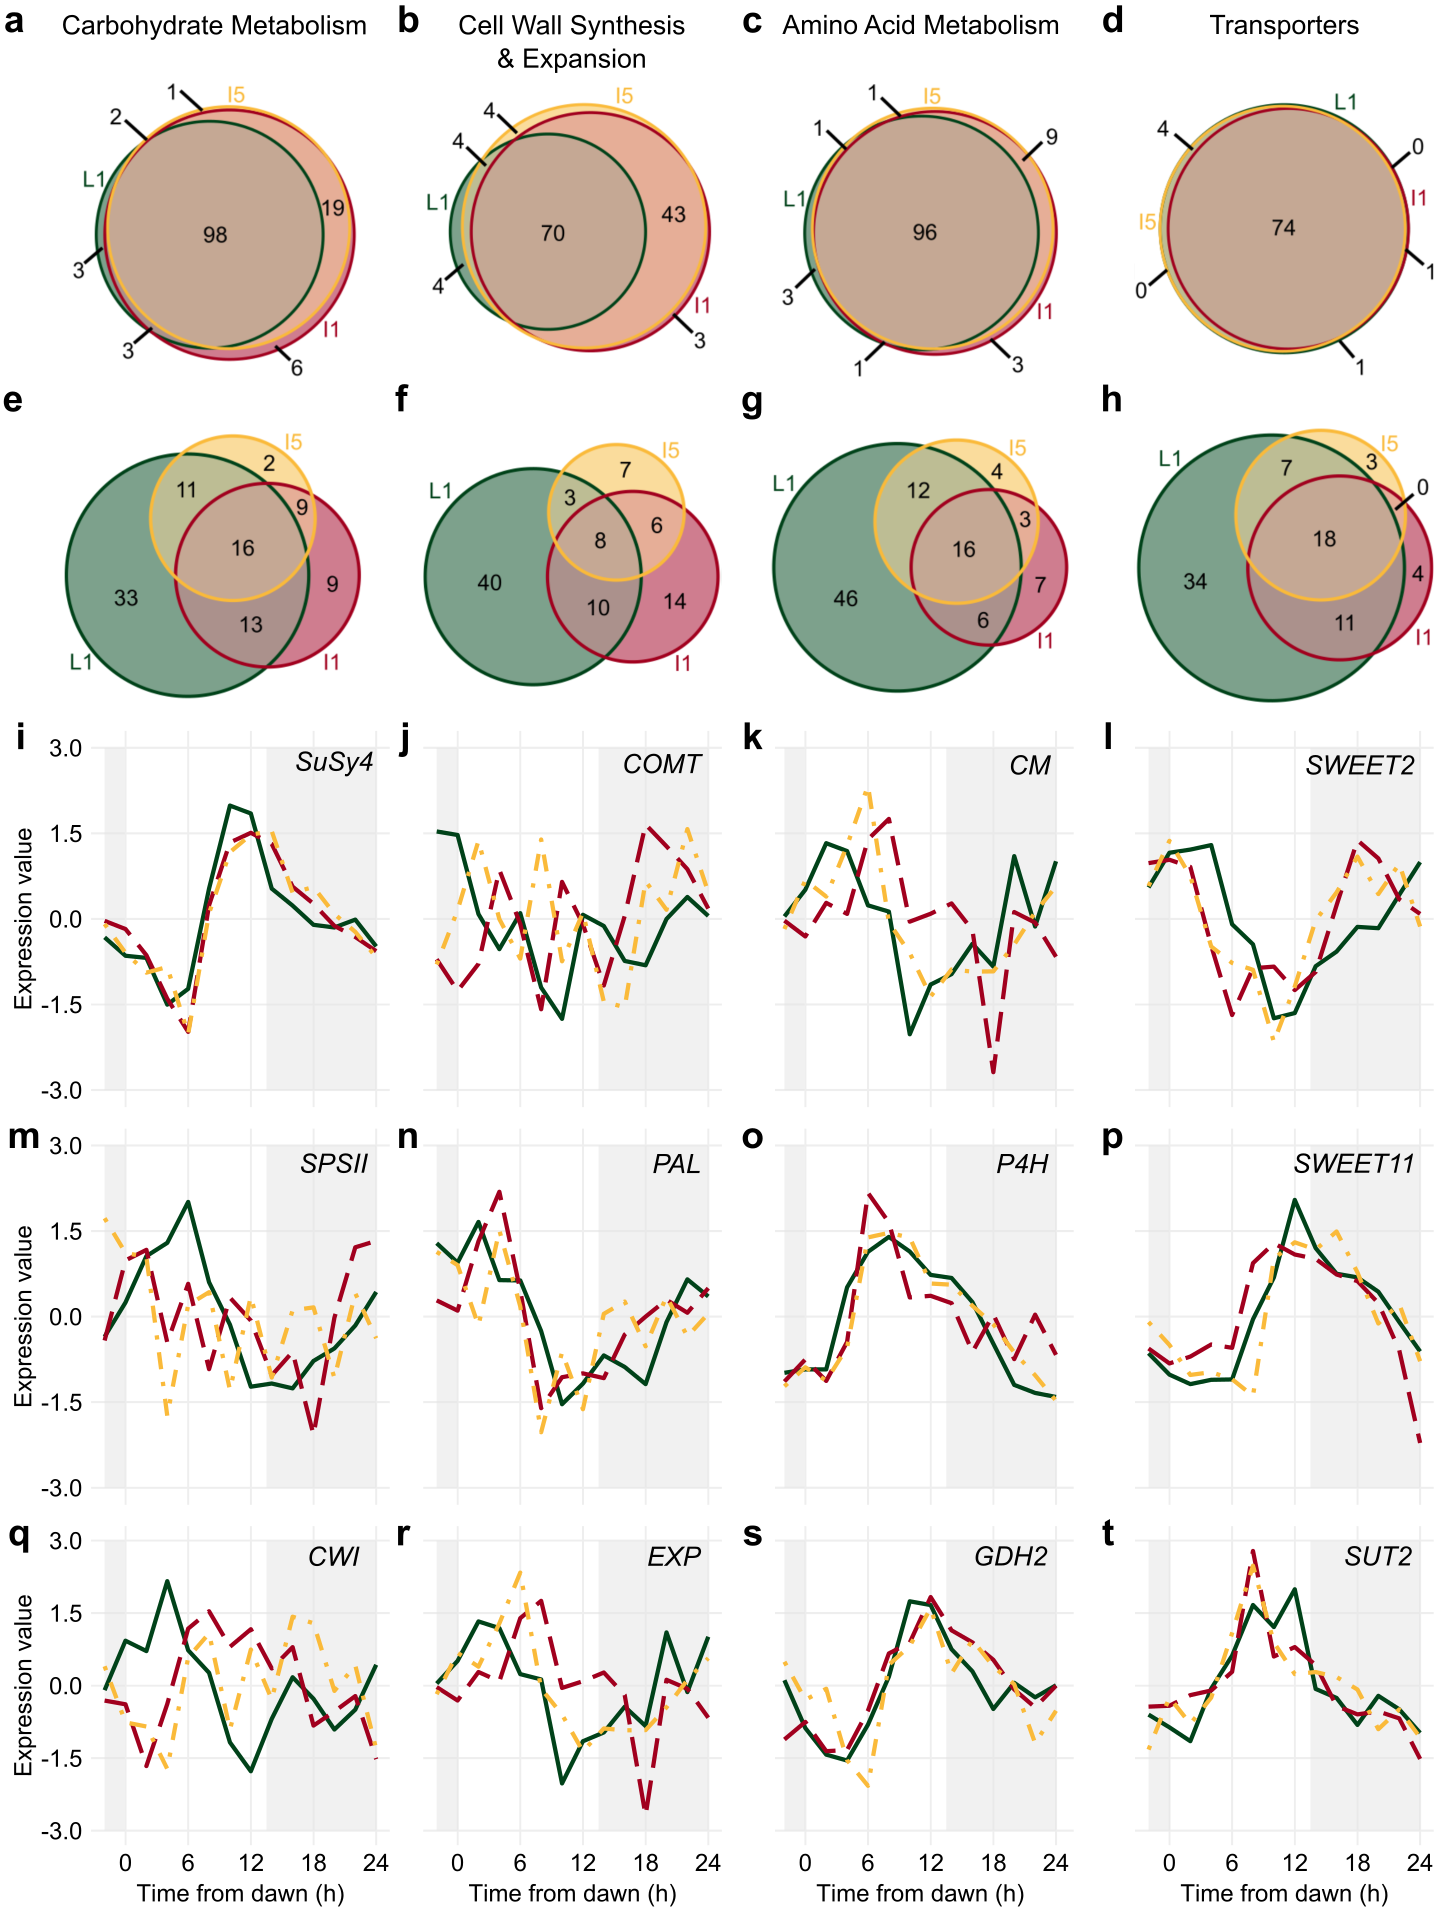

Write the R code that produced this figure.
library(ggplot2)
library(scales)
library(reshape2)
library(cowplot)
library(png)
library(grid)
library(RColorBrewer)


f1 = "#00441b"
e1 = "#a20021"
e5 = "#fabc3c"
f1_line = "solid"
e1_line = "longdash"
e5_line = "dotdash"

timecourses_SuSy = read.csv("FigureS6_SuSy_timecourses.txt", sep="\t")
names(timecourses_SuSy) [names(timecourses_SuSy) == "leaf..1"] <- "leaf +1"
names(timecourses_SuSy) [names(timecourses_SuSy) == "internode.1"] <- "internode1"
names(timecourses_SuSy) [names(timecourses_SuSy) == "internode.5"] <- "internode5"

timecourses2_SuSy <- melt(timecourses_SuSy, id.vars="Hour")
names(timecourses2_SuSy) [names(timecourses2_SuSy) == "value"] <- "Expression"
names(timecourses2_SuSy) [names(timecourses2_SuSy) == "variable"] <- "Organ"

SuSy <- ggplot(data=timecourses2_SuSy, aes(x=Hour, y=Expression, group=Organ)) +
  annotate("rect", xmin = -2, xmax = 0, ymin = -3, ymax = 3, alpha = .5, fill = "#e3e3e3")+
  annotate("rect", xmin = 13.5, xmax = 24, ymin = -3, ymax = 3, alpha = .5, fill = "#e3e3e3")+
  geom_line(aes(col=Organ, linetype=Organ), size = 1.5) +
  annotate("text", x = 21, y = 2.7, label = "italic(SuSy4)", size = 7, parse = TRUE)+
  scale_colour_manual(values=c(f1,e1,e5))+
  scale_linetype_manual(values=c(f1_line, e1_line, e5_line)) +
  scale_x_continuous(breaks=seq(0,24,6), name="Time from dawn (h)", limits=c(-2, 24))+
  scale_y_continuous(breaks=seq(-3,3,1.5), name="Expression value", limits=c(-3, 3))+
  theme(panel.grid.major = element_line(colour = "#efefef", size = 0.75), 
        text = element_text(size=18), 
        axis.ticks = element_blank(),
        axis.line = element_blank(),
        #axis.text.x = element_text(size=18),
        axis.text.x = element_blank(),
        axis.title.x = element_blank(),
        axis.text.y = element_text(size=18),
        legend.position="none")

timecourses_SPSII = read.csv("FigureS6_SPSII_timecourses.txt", sep="\t")
names(timecourses_SPSII) [names(timecourses_SPSII) == "leaf..1"] <- "leaf +1"
names(timecourses_SPSII) [names(timecourses_SPSII) == "internode.1"] <- "internode1"
names(timecourses_SPSII) [names(timecourses_SPSII) == "internode.5"] <- "internode5"

timecourses2_SPSII <- melt(timecourses_SPSII, id.vars="Hour")
names(timecourses2_SPSII) [names(timecourses2_SPSII) == "value"] <- "Expression"
names(timecourses2_SPSII) [names(timecourses2_SPSII) == "variable"] <- "Organ"

SPSII <- ggplot(data=timecourses2_SPSII, aes(x=Hour, y=Expression, group=Organ)) +
  annotate("rect", xmin = -2, xmax = 0, ymin = -3, ymax = 3, alpha = .5, fill = "#e3e3e3")+
  annotate("rect", xmin = 13.5, xmax = 24, ymin = -3, ymax = 3, alpha = .5, fill = "#e3e3e3")+
  geom_line(aes(col=Organ, linetype=Organ), size = 1.5) +
  annotate("text", x = 21, y = 2.7, label = "italic(SPSII)", size = 7, parse = TRUE)+
  scale_colour_manual(values=c(f1,e1,e5))+
  scale_linetype_manual(values=c(f1_line, e1_line, e5_line)) +
  scale_x_continuous(breaks=seq(0,24,6), name="Time from dawn (h)", limits=c(-2, 24))+
  scale_y_continuous(breaks=seq(-3,3,1.5), name="Expression value", limits=c(-3, 3))+
  theme(panel.grid.major = element_line(colour = "#efefef", size = 0.75), 
        text = element_text(size=18), 
        axis.ticks = element_blank(),
        axis.line = element_blank(),
        #axis.text.x = element_text(size=18),
        axis.text.x = element_blank(),
        axis.title.x = element_blank(),
        axis.text.y = element_text(size=18),
        legend.position="none")

timecourses_INV = read.csv("FigureS6_INV_timecourses.txt", sep="\t")
names(timecourses_INV) [names(timecourses_INV) == "leaf..1"] <- "leaf +1"
names(timecourses_INV) [names(timecourses_INV) == "internode.1"] <- "internode1"
names(timecourses_INV) [names(timecourses_INV) == "internode.5"] <- "internode5"

timecourses2_INV <- melt(timecourses_INV, id.vars="Hour")
names(timecourses2_INV) [names(timecourses2_INV) == "value"] <- "Expression"
names(timecourses2_INV) [names(timecourses2_INV) == "variable"] <- "Organ"

INV <- ggplot(data=timecourses2_INV, aes(x=Hour, y=Expression, group=Organ)) +
  annotate("rect", xmin = -2, xmax = 0, ymin = -3, ymax = 3, alpha = .5, fill = "#e3e3e3")+
  annotate("rect", xmin = 13.5, xmax = 24, ymin = -3, ymax = 3, alpha = .5, fill = "#e3e3e3")+
  geom_line(aes(col=Organ, linetype=Organ), size = 1.5) +
  annotate("text", x = 21, y = 2.7, label = "italic(INV)", size = 7, parse = TRUE)+
  scale_colour_manual(values=c(f1,e1,e5))+
  scale_linetype_manual(values=c(f1_line, e1_line, e5_line)) +
  scale_x_continuous(breaks=seq(0,24,6), name="Time from dawn (h)", limits=c(-2, 24))+
  scale_y_continuous(breaks=seq(-3,3,1.5), name="Expression value", limits=c(-3, 3))+
  theme(panel.grid.major = element_line(colour = "#efefef", size = 0.75), 
        text = element_text(size=18), 
        axis.ticks = element_blank(),
        axis.line = element_blank(),
        axis.text.x = element_text(size=18),
        #axis.text.x = element_blank(),
        #axis.title.x = element_blank(),
        axis.text.y = element_text(size=18),
        legend.position="none")

timecourses_SWEET2 = read.csv("FigureS6_SWEET2_timecourses.txt", sep="\t")
names(timecourses_SWEET2) [names(timecourses_SWEET2) == "leaf..1"] <- "leaf +1"
names(timecourses_SWEET2) [names(timecourses_SWEET2) == "internode.1"] <- "internode1"
names(timecourses_SWEET2) [names(timecourses_SWEET2) == "internode.5"] <- "internode5"

timecourses2_SWEET2 <- melt(timecourses_SWEET2, id.vars="Hour")
names(timecourses2_SWEET2) [names(timecourses2_SWEET2) == "value"] <- "Expression"
names(timecourses2_SWEET2) [names(timecourses2_SWEET2) == "variable"] <- "Organ"

SWEET2 <- ggplot(data=timecourses2_SWEET2, aes(x=Hour, y=Expression, group=Organ)) +
  annotate("rect", xmin = -2, xmax = 0, ymin = -3, ymax = 3, alpha = .5, fill = "#e3e3e3")+
  annotate("rect", xmin = 13.5, xmax = 24, ymin = -3, ymax = 3, alpha = .5, fill = "#e3e3e3")+
  geom_line(aes(col=Organ, linetype=Organ), size = 1.5) +
  annotate("text", x = 21, y = 2.7, label = "italic(SWEET2)", size = 7, parse = TRUE)+
  scale_colour_manual(values=c(f1,e1,e5))+
  scale_linetype_manual(values=c(f1_line, e1_line, e5_line)) +
  scale_x_continuous(breaks=seq(0,24,6), name="Time from dawn (h)", limits=c(-2, 24))+
  scale_y_continuous(breaks=seq(-3,3,1.5), name="Expression value", limits=c(-3, 3))+
  theme(panel.grid.major = element_line(colour = "#efefef", size = 0.75), 
        text = element_text(size=18), 
        axis.ticks = element_blank(),
        axis.line = element_blank(),
        #axis.text.x = element_text(size=18),
        axis.text.x = element_blank(),
        axis.title.x = element_blank(),
        #axis.text.y = element_text(size=18),
        axis.text.y = element_blank(),
        axis.title.y = element_blank(),
        legend.position="none")

timecourses_SWEET11 = read.csv("FigureS6_SWEET11_timecourses.txt", sep="\t")
names(timecourses_SWEET11) [names(timecourses_SWEET11) == "leaf..1"] <- "leaf +1"
names(timecourses_SWEET11) [names(timecourses_SWEET11) == "internode.1"] <- "internode1"
names(timecourses_SWEET11) [names(timecourses_SWEET11) == "internode.5"] <- "internode5"

timecourses2_SWEET11 <- melt(timecourses_SWEET11, id.vars="Hour")
names(timecourses2_SWEET11) [names(timecourses2_SWEET11) == "value"] <- "Expression"
names(timecourses2_SWEET11) [names(timecourses2_SWEET11) == "variable"] <- "Organ"

SWEET11 <- ggplot(data=timecourses2_SWEET11, aes(x=Hour, y=Expression, group=Organ)) +
  annotate("rect", xmin = -2, xmax = 0, ymin = -3, ymax = 3, alpha = .5, fill = "#e3e3e3")+
  annotate("rect", xmin = 13.5, xmax = 24, ymin = -3, ymax = 3, alpha = .5, fill = "#e3e3e3")+
  geom_line(aes(col=Organ, linetype=Organ), size = 1.5) +
  annotate("text", x = 21, y = 2.7, label = "italic(SWEET11)", size = 7, parse = TRUE)+
  scale_colour_manual(values=c(f1,e1,e5))+
  scale_linetype_manual(values=c(f1_line, e1_line, e5_line)) +
  scale_x_continuous(breaks=seq(0,24,6), name="Time from dawn (h)", limits=c(-2, 24))+
  scale_y_continuous(breaks=seq(-3,3,1.5), name="Expression value", limits=c(-3, 3))+
  theme(panel.grid.major = element_line(colour = "#efefef", size = 0.75), 
        text = element_text(size=18), 
        axis.ticks = element_blank(),
        axis.line = element_blank(),
        #axis.text.x = element_text(size=18),
        axis.text.x = element_blank(),
        axis.title.x = element_blank(),
        #axis.text.y = element_text(size=18),
        axis.text.y = element_blank(),
        axis.title.y = element_blank(),
        legend.position="none")

timecourses_SUT2 = read.csv("FigureS6_SUT2_timecourses.txt", sep="\t")
names(timecourses_SUT2) [names(timecourses_SUT2) == "leaf..1"] <- "leaf +1"
names(timecourses_SUT2) [names(timecourses_SUT2) == "internode.1"] <- "internode1"
names(timecourses_SUT2) [names(timecourses_SUT2) == "internode.5"] <- "internode5"

timecourses2_SUT2 <- melt(timecourses_SUT2, id.vars="Hour")
names(timecourses2_SUT2) [names(timecourses2_SUT2) == "value"] <- "Expression"
names(timecourses2_SUT2) [names(timecourses2_SUT2) == "variable"] <- "Organ"

SUT2 <- ggplot(data=timecourses2_SUT2, aes(x=Hour, y=Expression, group=Organ)) +
  annotate("rect", xmin = -2, xmax = 0, ymin = -3, ymax = 3, alpha = .5, fill = "#e3e3e3")+
  annotate("rect", xmin = 13.5, xmax = 24, ymin = -3, ymax = 3, alpha = .5, fill = "#e3e3e3")+
  geom_line(aes(col=Organ, linetype=Organ), size = 1.5) +
  annotate("text", x = 21, y = 2.7, label = "italic(SUT2)", size = 7, parse = TRUE)+
  scale_colour_manual(values=c(f1,e1,e5))+
  scale_linetype_manual(values=c(f1_line, e1_line, e5_line)) +
  scale_x_continuous(breaks=seq(0,24,6), name="Time from dawn (h)", limits=c(-2, 24))+
  scale_y_continuous(breaks=seq(-3,3,1.5), name="Expression value", limits=c(-3, 3))+
  theme(panel.grid.major = element_line(colour = "#efefef", size = 0.75), 
        text = element_text(size=18), 
        axis.ticks = element_blank(),
        axis.line = element_blank(),
        axis.text.x = element_text(size=18),
        #axis.text.x = element_blank(),
        #axis.title.x = element_blank(),
        #axis.text.y = element_text(size=18),
        axis.text.y = element_blank(),
        axis.title.y = element_blank(),
        legend.position="none")

timecourses_COMT = read.csv("FigureS6_COMT_timecourses.txt", sep="\t")
names(timecourses_COMT) [names(timecourses_COMT) == "leaf..1"] <- "leaf +1"
names(timecourses_COMT) [names(timecourses_COMT) == "internode.1"] <- "internode1"
names(timecourses_COMT) [names(timecourses_COMT) == "internode.5"] <- "internode5"

timecourses2_COMT <- melt(timecourses_COMT, id.vars="Hour")
names(timecourses2_COMT) [names(timecourses2_COMT) == "value"] <- "Expression"
names(timecourses2_COMT) [names(timecourses2_COMT) == "variable"] <- "Organ"

COMT <- ggplot(data=timecourses2_COMT, aes(x=Hour, y=Expression, group=Organ)) +
  annotate("rect", xmin = -2, xmax = 0, ymin = -3, ymax = 3, alpha = .5, fill = "#e3e3e3")+
  annotate("rect", xmin = 13.5, xmax = 24, ymin = -3, ymax = 3, alpha = .5, fill = "#e3e3e3")+
  geom_line(aes(col=Organ, linetype=Organ), size = 1.5) +
  annotate("text", x = 21, y = 2.7, label = "italic(COMT)", size = 7, parse = TRUE)+
  scale_colour_manual(values=c(f1,e1,e5))+
  scale_linetype_manual(values=c(f1_line, e1_line, e5_line)) +
  scale_x_continuous(breaks=seq(0,24,6), name="Time from dawn (h)", limits=c(-2, 24))+
  scale_y_continuous(breaks=seq(-3,3,1.5), name="Expression value", limits=c(-3, 3))+
  theme(panel.grid.major = element_line(colour = "#efefef", size = 0.75), 
        text = element_text(size=18), 
        axis.ticks = element_blank(),
        axis.line = element_blank(),
        #axis.text.x = element_text(size=18),
        axis.text.x = element_blank(),
        axis.title.x = element_blank(),
        #axis.text.y = element_text(size=18),
        axis.text.y = element_blank(),
        axis.title.y = element_blank(),
        legend.position="none")

timecourses_PAL = read.csv("FigureS6_PAL_timecourses.txt", sep="\t")
names(timecourses_PAL) [names(timecourses_PAL) == "leaf..1"] <- "leaf +1"
names(timecourses_PAL) [names(timecourses_PAL) == "internode.1"] <- "internode1"
names(timecourses_PAL) [names(timecourses_PAL) == "internode.5"] <- "internode5"

timecourses2_PAL <- melt(timecourses_PAL, id.vars="Hour")
names(timecourses2_PAL) [names(timecourses2_PAL) == "value"] <- "Expression"
names(timecourses2_PAL) [names(timecourses2_PAL) == "variable"] <- "Organ"

PAL <- ggplot(data=timecourses2_PAL, aes(x=Hour, y=Expression, group=Organ)) +
  annotate("rect", xmin = -2, xmax = 0, ymin = -3, ymax = 3, alpha = .5, fill = "#e3e3e3")+
  annotate("rect", xmin = 13.5, xmax = 24, ymin = -3, ymax = 3, alpha = .5, fill = "#e3e3e3")+
  geom_line(aes(col=Organ, linetype=Organ), size = 1.5) +
  annotate("text", x = 21, y = 2.7, label = "italic(PAL)", size = 7, parse = TRUE)+
  scale_colour_manual(values=c(f1,e1,e5))+
  scale_linetype_manual(values=c(f1_line, e1_line, e5_line)) +
  scale_x_continuous(breaks=seq(0,24,6), name="Time from dawn (h)", limits=c(-2, 24))+
  scale_y_continuous(breaks=seq(-3,3,1.5), name="Expression value", limits=c(-3, 3))+
  theme(panel.grid.major = element_line(colour = "#efefef", size = 0.75), 
        text = element_text(size=18), 
        axis.ticks = element_blank(),
        axis.line = element_blank(),
        #axis.text.x = element_text(size=18),
        axis.text.x = element_blank(),
        axis.title.x = element_blank(),
        #axis.text.y = element_text(size=18),
        axis.text.y = element_blank(),
        axis.title.y = element_blank(),
        legend.position="none")

timecourses_EXP = read.csv("FigureS6_EXP_timecourses.txt", sep="\t")
names(timecourses_EXP) [names(timecourses_EXP) == "leaf..1"] <- "leaf +1"
names(timecourses_EXP) [names(timecourses_EXP) == "internode.1"] <- "internode1"
names(timecourses_EXP) [names(timecourses_EXP) == "internode.5"] <- "internode5"

timecourses2_EXP <- melt(timecourses_EXP, id.vars="Hour")
names(timecourses2_EXP) [names(timecourses2_EXP) == "value"] <- "Expression"
names(timecourses2_EXP) [names(timecourses2_EXP) == "variable"] <- "Organ"

EXP <- ggplot(data=timecourses2_EXP, aes(x=Hour, y=Expression, group=Organ)) +
  annotate("rect", xmin = -2, xmax = 0, ymin = -3, ymax = 3, alpha = .5, fill = "#e3e3e3")+
  annotate("rect", xmin = 13.5, xmax = 24, ymin = -3, ymax = 3, alpha = .5, fill = "#e3e3e3")+
  geom_line(aes(col=Organ, linetype=Organ), size = 1.5) +
  annotate("text", x = 21, y = 2.7, label = "italic(EXP)", size = 7, parse = TRUE)+
  scale_colour_manual(values=c(f1,e1,e5))+
  scale_linetype_manual(values=c(f1_line, e1_line, e5_line)) +
  scale_x_continuous(breaks=seq(0,24,6), name="Time from dawn (h)", limits=c(-2, 24))+
  scale_y_continuous(breaks=seq(-3,3,1.5), name="Expression value", limits=c(-3, 3))+
  theme(panel.grid.major = element_line(colour = "#efefef", size = 0.75), 
        text = element_text(size=18), 
        axis.ticks = element_blank(),
        axis.line = element_blank(),
        axis.text.x = element_text(size=18),
        #axis.text.x = element_blank(),
        #axis.title.x = element_blank(),
        #axis.text.y = element_text(size=18),
        axis.text.y = element_blank(),
        axis.title.y = element_blank(),
        legend.position="none")

timecourses_CM = read.csv("FigureS6_CM_timecourses.txt", sep="\t")
names(timecourses_CM) [names(timecourses_CM) == "leaf..1"] <- "leaf +1"
names(timecourses_CM) [names(timecourses_CM) == "internode.1"] <- "internode1"
names(timecourses_CM) [names(timecourses_CM) == "internode.5"] <- "internode5"

timecourses2_CM <- melt(timecourses_CM, id.vars="Hour")
names(timecourses2_CM) [names(timecourses2_CM) == "value"] <- "CMression"
names(timecourses2_CM) [names(timecourses2_CM) == "variable"] <- "Organ"

CM <- ggplot(data=timecourses2_CM, aes(x=Hour, y=CMression, group=Organ)) +
  annotate("rect", xmin = -2, xmax = 0, ymin = -3, ymax = 3, alpha = .5, fill = "#e3e3e3")+
  annotate("rect", xmin = 13.5, xmax = 24, ymin = -3, ymax = 3, alpha = .5, fill = "#e3e3e3")+
  geom_line(aes(col=Organ, linetype=Organ), size = 1.5) +
  annotate("text", x = 21, y = 2.7, label = "italic(CM)", size = 7, parse = TRUE)+
  scale_colour_manual(values=c(f1,e1,e5))+
  scale_linetype_manual(values=c(f1_line, e1_line, e5_line)) +
  scale_x_continuous(breaks=seq(0,24,6), name="Time from dawn (h)", limits=c(-2, 24))+
  scale_y_continuous(breaks=seq(-3,3,1.5), name="CMression value", limits=c(-3, 3))+
  theme(panel.grid.major = element_line(colour = "#efefef", size = 0.75), 
        text = element_text(size=18), 
        axis.ticks = element_blank(),
        axis.line = element_blank(),
        #axis.text.x = element_text(size=18),
        axis.text.x = element_blank(),
        axis.title.x = element_blank(),
        #axis.text.y = element_text(size=18),
        axis.text.y = element_blank(),
        axis.title.y = element_blank(),
        legend.position="none")

timecourses_P4H = read.csv("FigureS6_P4H_timecourses.txt", sep="\t")
names(timecourses_P4H) [names(timecourses_P4H) == "leaf..1"] <- "leaf +1"
names(timecourses_P4H) [names(timecourses_P4H) == "internode.1"] <- "internode1"
names(timecourses_P4H) [names(timecourses_P4H) == "internode.5"] <- "internode5"

timecourses2_P4H <- melt(timecourses_P4H, id.vars="Hour")
names(timecourses2_P4H) [names(timecourses2_P4H) == "value"] <- "P4Hression"
names(timecourses2_P4H) [names(timecourses2_P4H) == "variable"] <- "Organ"

P4H <- ggplot(data=timecourses2_P4H, aes(x=Hour, y=P4Hression, group=Organ)) +
  annotate("rect", xmin = -2, xmax = 0, ymin = -3, ymax = 3, alpha = .5, fill = "#e3e3e3")+
  annotate("rect", xmin = 13.5, xmax = 24, ymin = -3, ymax = 3, alpha = .5, fill = "#e3e3e3")+
  geom_line(aes(col=Organ, linetype=Organ), size = 1.5) +
  annotate("text", x = 21, y = 2.7, label = "italic(P4H)", size = 7, parse = TRUE)+
  scale_colour_manual(values=c(f1,e1,e5))+
  scale_linetype_manual(values=c(f1_line, e1_line, e5_line)) +
  scale_x_continuous(breaks=seq(0,24,6), name="Time from dawn (h)", limits=c(-2, 24))+
  scale_y_continuous(breaks=seq(-3,3,1.5), name="P4Hression value", limits=c(-3, 3))+
  theme(panel.grid.major = element_line(colour = "#efefef", size = 0.75), 
        text = element_text(size=18), 
        axis.ticks = element_blank(),
        axis.line = element_blank(),
        #axis.text.x = element_text(size=18),
        axis.text.x = element_blank(),
        axis.title.x = element_blank(),
        #axis.text.y = element_text(size=18),
        axis.text.y = element_blank(),
        axis.title.y = element_blank(),
        legend.position="none")

timecourses_GDH2 = read.csv("FigureS6_GDH2_timecourses.txt", sep="\t")
names(timecourses_GDH2) [names(timecourses_GDH2) == "leaf..1"] <- "leaf +1"
names(timecourses_GDH2) [names(timecourses_GDH2) == "internode.1"] <- "internode1"
names(timecourses_GDH2) [names(timecourses_GDH2) == "internode.5"] <- "internode5"

timecourses2_GDH2 <- melt(timecourses_GDH2, id.vars="Hour")
names(timecourses2_GDH2) [names(timecourses2_GDH2) == "value"] <- "GDH2ression"
names(timecourses2_GDH2) [names(timecourses2_GDH2) == "variable"] <- "Organ"

GDH2 <- ggplot(data=timecourses2_GDH2, aes(x=Hour, y=GDH2ression, group=Organ)) +
  annotate("rect", xmin = -2, xmax = 0, ymin = -3, ymax = 3, alpha = .5, fill = "#e3e3e3")+
  annotate("rect", xmin = 13.5, xmax = 24, ymin = -3, ymax = 3, alpha = .5, fill = "#e3e3e3")+
  geom_line(aes(col=Organ, linetype=Organ), size = 1.5) +
  annotate("text", x = 21, y = 2.7, label = "italic(GDH2)", size = 7, parse = TRUE)+
  scale_colour_manual(values=c(f1,e1,e5))+
  scale_linetype_manual(values=c(f1_line, e1_line, e5_line)) +
  scale_x_continuous(breaks=seq(0,24,6), name="Time from dawn (h)", limits=c(-2, 24))+
  scale_y_continuous(breaks=seq(-3,3,1.5), name="GDH2ression value", limits=c(-3, 3))+
  theme(panel.grid.major = element_line(colour = "#efefef", size = 0.75), 
        text = element_text(size=18), 
        axis.ticks = element_blank(),
        axis.line = element_blank(),
        axis.text.x = element_text(size=18),
        #axis.text.x = element_blank(),
        #axis.title.x = element_blank(),
        #axis.text.y = element_text(size=18),
        axis.text.y = element_blank(),
        axis.title.y = element_blank(),
        legend.position="none")


img <- readPNG("FigureS6_Carbs_expressed.png")
g <- rasterGrob(img, interpolate=TRUE)
Carbs_expressed <- ggplot() + geom_blank() + annotation_custom(g, xmin=-Inf, xmax=Inf, ymin=-Inf, ymax=Inf)

img <- readPNG("FigureS6_Carbs_rhythmic.png")
g <- rasterGrob(img, interpolate=TRUE)
Carbs_rhythmic <- ggplot() + geom_blank() + annotation_custom(g, xmin=-Inf, xmax=Inf, ymin=-Inf, ymax=Inf)

img <- readPNG("FigureS6_CellWall_expressed.png")
g <- rasterGrob(img, interpolate=TRUE)
CellWall_expressed <- ggplot() + geom_blank() + annotation_custom(g, xmin=-Inf, xmax=Inf, ymin=-Inf, ymax=Inf)

img <- readPNG("FigureS6_CellWall_rhythmic.png")
g <- rasterGrob(img, interpolate=TRUE)
CellWall_rhythmic <- ggplot() + geom_blank() + annotation_custom(g, xmin=-Inf, xmax=Inf, ymin=-Inf, ymax=Inf)

img <- readPNG("FigureS6_AA_expressed.png")
g <- rasterGrob(img, interpolate=TRUE)
AA_expressed <- ggplot() + geom_blank() + annotation_custom(g, xmin=-Inf, xmax=Inf, ymin=-Inf, ymax=Inf)

img <- readPNG("FigureS6_AA_rhythmic.png")
g <- rasterGrob(img, interpolate=TRUE)
AA_rhythmic <- ggplot() + geom_blank() + annotation_custom(g, xmin=-Inf, xmax=Inf, ymin=-Inf, ymax=Inf)

img <- readPNG("FigureS6_Transporters_expressed.png")
g <- rasterGrob(img, interpolate=TRUE)
Transporters_expressed <- ggplot() + geom_blank() + annotation_custom(g, xmin=-Inf, xmax=Inf, ymin=-Inf, ymax=Inf)

img <- readPNG("FigureS6_Transporters_rhythmic.png")
g <- rasterGrob(img, interpolate=TRUE)
Transporters_rhythmic <- ggplot() + geom_blank() + annotation_custom(g, xmin=-Inf, xmax=Inf, ymin=-Inf, ymax=Inf)


plot_grid(Carbs_expressed, CellWall_expressed, AA_expressed, Transporters_expressed, Carbs_rhythmic,  CellWall_rhythmic, AA_rhythmic, Transporters_rhythmic, SuSy, COMT, CM, SWEET2, SPSII, PAL, P4H, SWEET11, INV, EXP, GDH2, SUT2, labels = c("a", "b", "c","d", "e", "f", "g", "h", "i", "j", "k", "l", "m", "n", "o", "p", "q", "r", "s", "t"), ncol = 4, align = "v", rel_widths = c(1, 1, 1,1),label_size = 20)
